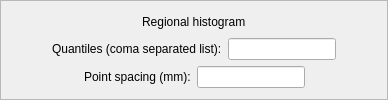
               <widget class="QFrame" name="frame_38">
                <property name="frameShape">
                 <enum>QFrame::StyledPanel</enum>
                </property>
                <property name="frameShadow">
                 <enum>QFrame::Raised</enum>
                </property>
                <layout class="QVBoxLayout" name="verticalLayout_52">
                 <item>
                  <widget class="QWidget" name="widget_111" native="true">
                   <layout class="QHBoxLayout" name="horizontalLayout_95">
                    <property name="margin">
                     <number>0</number>
                    </property>
                    <item>
                     <spacer name="horizontalSpacer_82">
                      <property name="orientation">
                       <enum>Qt::Horizontal</enum>
                      </property>
                      <property name="sizeHint" stdset="0">
                       <size>
                        <width>40</width>
                        <height>20</height>
                       </size>
                      </property>
                     </spacer>
                    </item>
                    <item>
                     <widget class="QLabel" name="label_93">
                      <property name="text">
                       <string>Regional histogram</string>
                      </property>
                     </widget>
                    </item>
                    <item>
                     <spacer name="horizontalSpacer_83">
                      <property name="orientation">
                       <enum>Qt::Horizontal</enum>
                      </property>
                      <property name="sizeHint" stdset="0">
                       <size>
                        <width>40</width>
                        <height>20</height>
                       </size>
                      </property>
                     </spacer>
                    </item>
                   </layout>
                  </widget>
                 </item>
                 <item>
                  <widget class="QWidget" name="widget_112" native="true">
                   <layout class="QHBoxLayout" name="horizontalLayout_96">
                    <property name="margin">
                     <number>0</number>
                    </property>
                    <item>
                     <spacer name="horizontalSpacer_84">
                      <property name="orientation">
                       <enum>Qt::Horizontal</enum>
                      </property>
                      <property name="sizeHint" stdset="0">
                       <size>
                        <width>40</width>
                        <height>20</height>
                       </size>
                      </property>
                     </spacer>
                    </item>
                    <item>
                     <widget class="QLabel" name="label_94">
                      <property name="text">
                       <string>Quantiles (coma separated list):</string>
                      </property>
                     </widget>
                    </item>
                    <item>
                     <widget class="QLineEdit" name="g_QuantilesDisp"/>
                    </item>
                    <item>
                     <spacer name="horizontalSpacer_85">
                      <property name="orientation">
                       <enum>Qt::Horizontal</enum>
                      </property>
                      <property name="sizeHint" stdset="0">
                       <size>
                        <width>40</width>
                        <height>20</height>
                       </size>
                      </property>
                     </spacer>
                    </item>
                   </layout>
                  </widget>
                 </item>
                 <item>
                  <widget class="QWidget" name="widget_113" native="true">
                   <layout class="QHBoxLayout" name="horizontalLayout_97">
                    <property name="margin">
                     <number>0</number>
                    </property>
                    <item>
                     <spacer name="horizontalSpacer_86">
                      <property name="orientation">
                       <enum>Qt::Horizontal</enum>
                      </property>
                      <property name="sizeHint" stdset="0">
                       <size>
                        <width>40</width>
                        <height>20</height>
                       </size>
                      </property>
                     </spacer>
                    </item>
                    <item>
                     <widget class="QLabel" name="label_95">
                      <property name="text">
                       <string>Point spacing (mm):</string>
                      </property>
                     </widget>
                    </item>
                    <item>
                     <widget class="QLineEdit" name="g_PointSpacingDisp"/>
                    </item>
                    <item>
                     <spacer name="horizontalSpacer_87">
                      <property name="orientation">
                       <enum>Qt::Horizontal</enum>
                      </property>
                      <property name="sizeHint" stdset="0">
                       <size>
                        <width>40</width>
                        <height>20</height>
                       </size>
                      </property>
                     </spacer>
                    </item>
                   </layout>
                  </widget>
                 </item>
                </layout>
               </widget>
